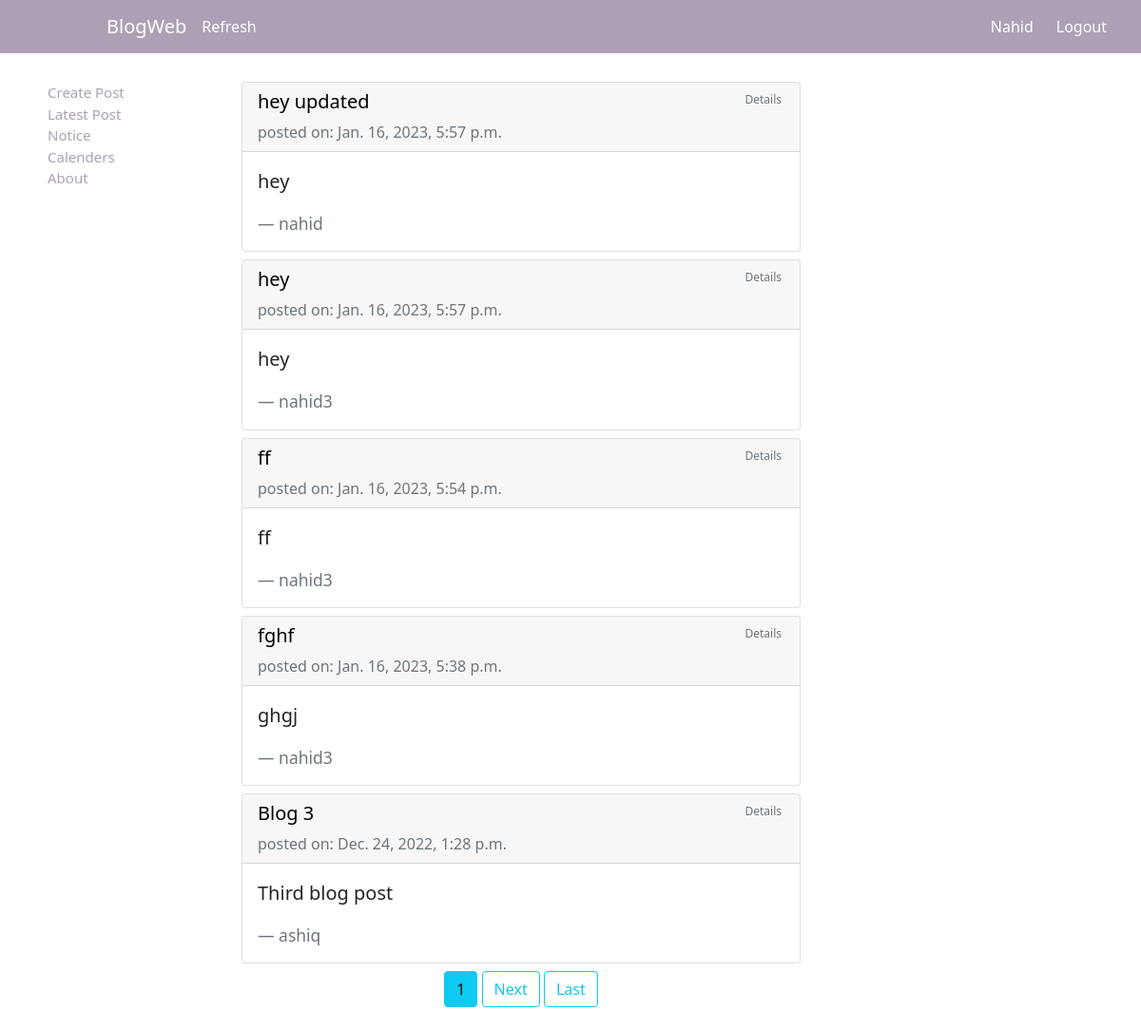
Page / (signed in) on the earlier database version.
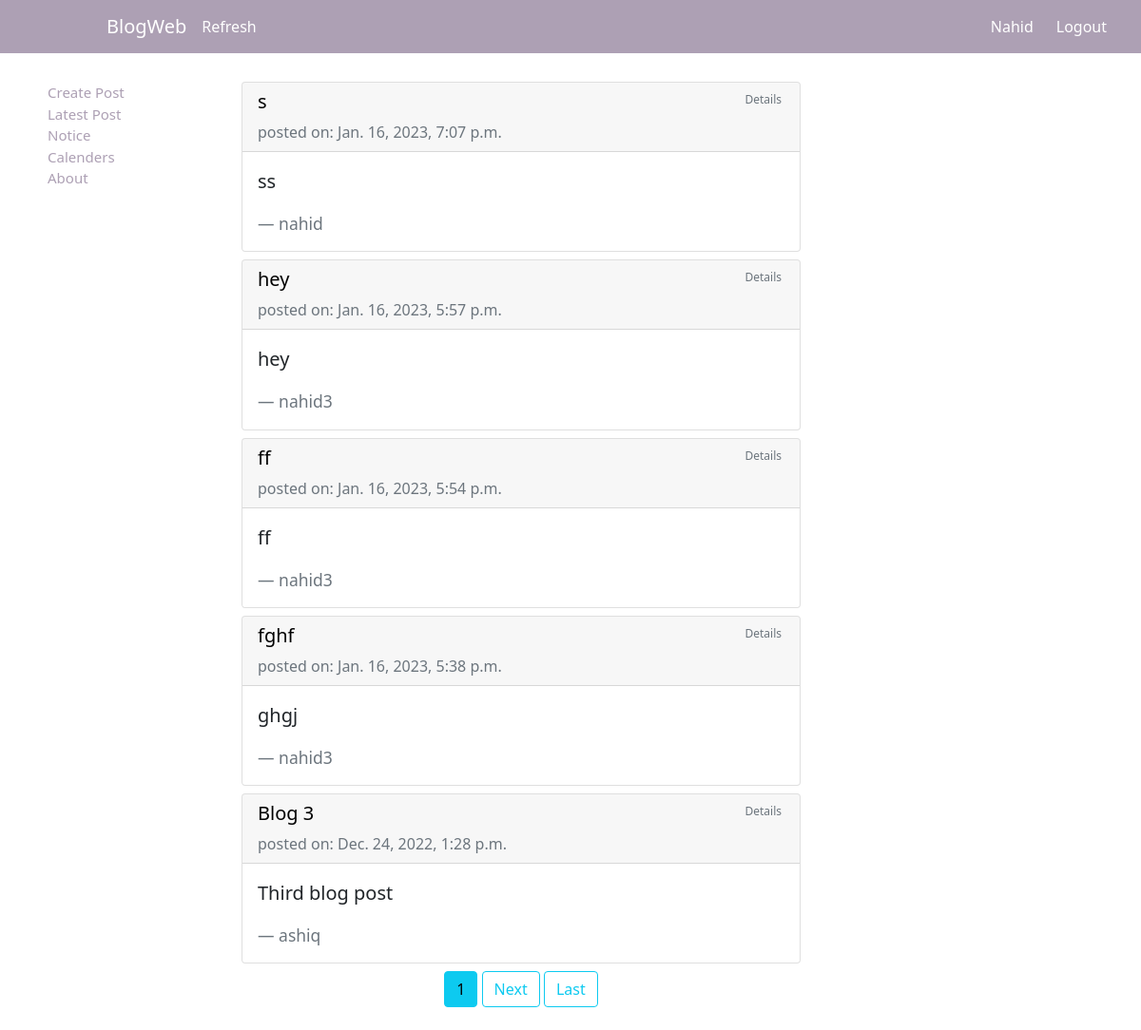
Same page on the later database version.
### blog/models.py (models this page shows, shortened)
class Post(models.Model):
    title = models.CharField(max_length=60)
    content = models.TextField()
    date_posted = models.DateTimeField(default=timezone.now)
    author = models.ForeignKey(User, on_delete=models.CASCADE)

### blog/views.py (the view)
# urls.py: path('', PostListView.as_view(), name='blog-home'),
class PostListView(LoginRequiredMixin, ListView):
    model = Post
    template_name = 'blog/home.html'
    context_object_name = 'posts'
    ordering = ['-date_posted']
    paginate_by = 5

### blog/templates/blog/home.html (shortened to what this page needs)
{% extends "blog/base.html" %}
{% load static %}
{% block style %} <link rel="stylesheet" type="text/css" href="{% static 'blog/home.css' %}"> {% endblock %}
{% block content %}
    {% for i in posts %}
    <div class="card mb-2">
        <div class="card-header">
            <a style="text-decoration: none; color: black;" href="{% url 'post-detail' i.id %}"><h5>{{i.title}} <a class="text-muted" style="padding: 3px; text-decoration: none; font-size: 12px; float:right" href="{% url 'post-detail' i.id %}" type="button">Details</a></h5></a>
            <span class="text-muted" style="margin-right: 0;">posted on: {{i.date_posted}}</span>
        </div>
        <div class="card-body">
          <blockquote class="blockquote mb-0">
            <p>{{i.content}}</p>
            <footer class="blockquote-footer mt-1">{{i.author}}</footer>
          </blockquote>
        </div>
      </div>
    {% endfor %}
    <div class="text-center">
      {% if is_paginated %}
      {% for num in page_obj.paginator.page_range %}
        {% if page_obj.number == num %}
          <a class="btn btn-info mb-4" href="?page={{num}}">{{num}}</a>
        {% elif num > page_obj.number|add:'-3' and num < page_obj.number|add:'-3' %}
        <a class="btn btn-outline-info mb-4" href="?page={{num}}">{{num}}</a>
        {% endif %}
      {% endfor %}
      {% if page_obj.has_next %}
        <a class="btn btn-outline-info mb-4" href="?page={{page_obj.next_page_number}}">Next</a>
        <a class="btn btn-outline-info mb-4" href="?page={{ page_obj.paginator.num_pages }}">Last</a>
      {% endif %}
    {% endif %}
    </div>
{% endblock content %}

Differences in the rows shown:
removed Post: title "hey updated", date_posted "Jan. 16, 2023, 5:57 p.m.", content "hey", author "nahid"
added Post: title "s", date_posted "Jan. 16, 2023, 7:07 p.m.", content "ss", author "nahid"
